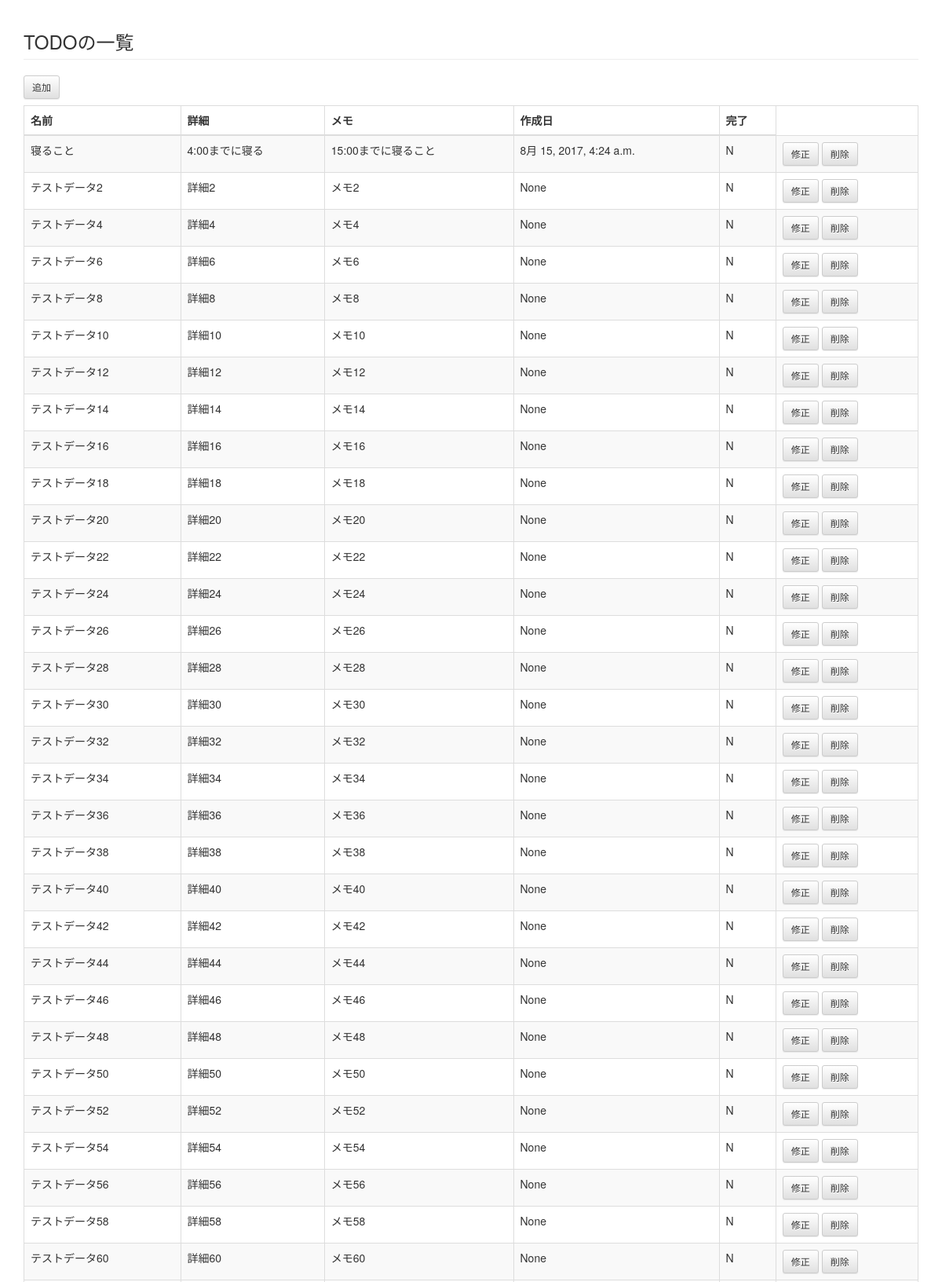
The page /todo/todo/list_no/ (upper part) on the database its author committed.
### todo/models.py (models this page shows, shortened)
class Todo(models.Model):
    name = models.CharField('name', max_length=255)
    detail = models.CharField('detail', max_length=255, blank=True)
    created_at = models.DateTimeField(auto_now_add = True, verbose_name= 'DATE',)
    memo = models.TextField(null=True)
    DONE = (
        ('Y', 'Yes'),
        ('N', 'No'),
    )
    dones = models.CharField(max_length=1, choices=DONE)

### todo/views.py (the view)
def todo_list_no(request):
    todos = Todo.objects.all().order_by('id')
    return render(request,
                  'todo/todo_list_no.html',     #
                  {'todos': todos})         #

### todo/templates/todo/todo_list_no.html (shortened to what this page needs)
{% extends "base.html" %}
{% block content %}
    <h3 class="page-header">TODOの一覧</h3>
    <a href="{% url 'todo:todo_add' %}" class="btn btn-default btn-sm">追加</a>
    <table class="table table-striped table-bordered">
      <thead>
        <tr>
          <th>名前</th>
          <th>詳細</th>
          <th>メモ</th>
          <th>作成日</th>
          <th>完了</th>
        </tr>
      </thead>
      <tbody>
        {% for todo in todos %}
        {% if todo.dones == "N" %}
        <tr>
          <td>{{ todo.name }}</td>
          <td>{{ todo.detail }}</td>
          <td>{{ todo.memo }}</td>
          <td>{{ todo.created_at }}</td>
          <td>{{ todo.dones }}</td>
          <td>
            <a href="{% url 'todo:todo_mod' todo_id=todo.id %}" class="btn btn-default btn-sm">修正</a>
            <a href="{% url 'todo:todo_del' todo_id=todo.id %}" class="btn btn-default btn-sm">削除</a>
          </td>
        </tr>
        {% endif %}
        {% endfor %}
      </tbody>
    </table>
{% endblock content %}

### todo/templates/todo/todo_list_no.html (style rules this page uses)
table { margin-top: 8px; }

### rows shown on the page
Todo: name "寝ること", detail "4:00までに寝る", memo "15:00までに寝ること", created_at "8月 15, 2017, 4:24 a.m.", dones "N"
Todo: name "テストデータ2", detail "詳細2", memo "メモ2", created_at "None", dones "N"
Todo: name "テストデータ4", detail "詳細4", memo "メモ4", created_at "None", dones "N"
Todo: name "テストデータ6", detail "詳細6", memo "メモ6", created_at "None", dones "N"
Todo: name "テストデータ8", detail "詳細8", memo "メモ8", created_at "None", dones "N"
Todo: name "テストデータ10", detail "詳細10", memo "メモ10", created_at "None", dones "N"
Todo: name "テストデータ12", detail "詳細12", memo "メモ12", created_at "None", dones "N"
Todo: name "テストデータ14", detail "詳細14", memo "メモ14", created_at "None", dones "N"
Todo: name "テストデータ16", detail "詳細16", memo "メモ16", created_at "None", dones "N"
Todo: name "テストデータ18", detail "詳細18", memo "メモ18", created_at "None", dones "N"
Todo: name "テストデータ20", detail "詳細20", memo "メモ20", created_at "None", dones "N"
Todo: name "テストデータ22", detail "詳細22", memo "メモ22", created_at "None", dones "N"
Todo: name "テストデータ24", detail "詳細24", memo "メモ24", created_at "None", dones "N"
Todo: name "テストデータ26", detail "詳細26", memo "メモ26", created_at "None", dones "N"
Todo: name "テストデータ28", detail "詳細28", memo "メモ28", created_at "None", dones "N"
Todo: name "テストデータ30", detail "詳細30", memo "メモ30", created_at "None", dones "N"
Todo: name "テストデータ32", detail "詳細32", memo "メモ32", created_at "None", dones "N"
Todo: name "テストデータ34", detail "詳細34", memo "メモ34", created_at "None", dones "N"
Todo: name "テストデータ36", detail "詳細36", memo "メモ36", created_at "None", dones "N"
Todo: name "テストデータ38", detail "詳細38", memo "メモ38", created_at "None", dones "N"
Todo: name "テストデータ40", detail "詳細40", memo "メモ40", created_at "None", dones "N"
Todo: name "テストデータ42", detail "詳細42", memo "メモ42", created_at "None", dones "N"
Todo: name "テストデータ44", detail "詳細44", memo "メモ44", created_at "None", dones "N"
Todo: name "テストデータ46", detail "詳細46", memo "メモ46", created_at "None", dones "N"
Todo: name "テストデータ48", detail "詳細48", memo "メモ48", created_at "None", dones "N"
Todo: name "テストデータ50", detail "詳細50", memo "メモ50", created_at "None", dones "N"
Todo: name "テストデータ52", detail "詳細52", memo "メモ52", created_at "None", dones "N"
Todo: name "テストデータ54", detail "詳細54", memo "メモ54", created_at "None", dones "N"
Todo: name "テストデータ56", detail "詳細56", memo "メモ56", created_at "None", dones "N"
Todo: name "テストデータ58", detail "詳細58", memo "メモ58", created_at "None", dones "N"
Todo: name "テストデータ60", detail "詳細60", memo "メモ60", created_at "None", dones "N"
